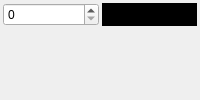
                  <widget class="QWidget" name="pgFlashUI_9">
                   <layout class="QGridLayout" name="gridLayout_19">
                    <property name="leftMargin">
                     <number>3</number>
                    </property>
                    <property name="topMargin">
                     <number>3</number>
                    </property>
                    <property name="rightMargin">
                     <number>3</number>
                    </property>
                    <property name="bottomMargin">
                     <number>3</number>
                    </property>
                    <property name="spacing">
                     <number>3</number>
                    </property>
                    <item row="0" column="1">
                     <widget class="QSpinBox" name="numFlashUIDuration"/>
                    </item>
                    <item row="0" column="2">
                     <widget class="QToolButton" name="btnFlashUIColor">
                      <property name="sizePolicy">
                       <sizepolicy hsizetype="Preferred" vsizetype="Fixed">
                        <horstretch>0</horstretch>
                        <verstretch>0</verstretch>
                       </sizepolicy>
                      </property>
                      <property name="styleSheet">
                       <string notr="true">background-color: rgb(0, 0, 0);</string>
                      </property>
                      <property name="text">
                       <string/>
                      </property>
                      <property name="arrowType">
                       <enum>Qt::DownArrow</enum>
                      </property>
                     </widget>
                    </item>
                    <item row="1" column="1" colspan="2">
                     <widget class="QWidget" name="widget_26" native="true"/>
                    </item>
                   </layout>
                  </widget>
